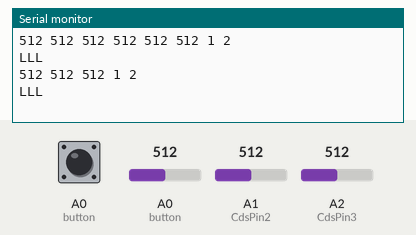
Bench run of a sketch on a simulated Arduino Uno, built with avr-gcc and run on an emulated ATmega328P. Shown: the last lines printed to the serial monitor. The test bench sets the inputs (shaded band); at power-on: A0 (button) = 512, A1 (CdsPin2) = 512, A2 (CdsPin3) = 512, A0 (button) HIGH.

Above: at 1.9 s.
2.0 s: A0 (button) set to 475
At 3.3 s:
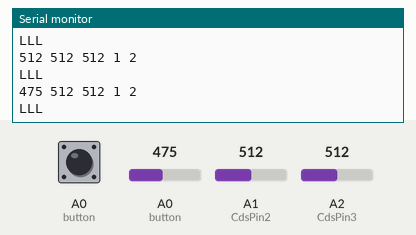
3.5 s: A0 (button) set to 450
At 4.5 s:
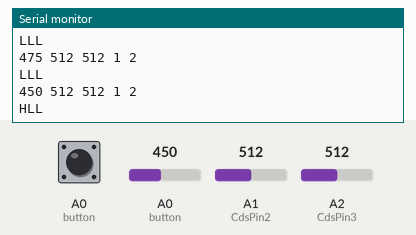
6.2 s: A1 (CdsPin2) set to 479
At 7.5 s:
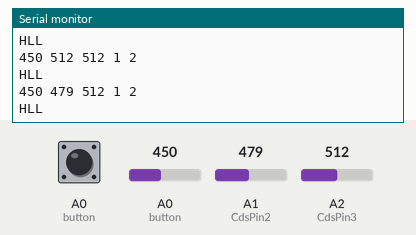
7.7 s: A1 (CdsPin2) set to 455
At 8.6 s:
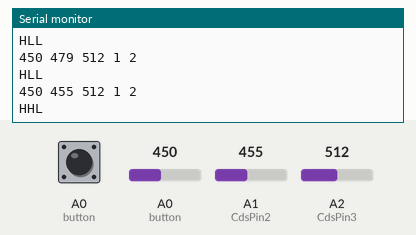
10.2 s: A2 (CdsPin3) set to 479
At 11.5 s:
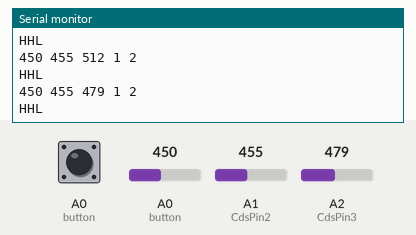
11.7 s: A2 (CdsPin3) set to 449
At 12.5 s:
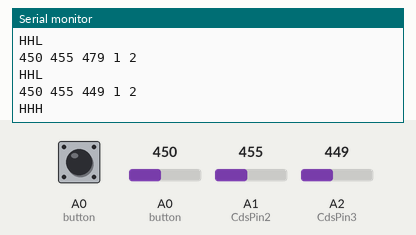
Timing chart, 0 to 14.7 s (numbered marks = the images above; inputs shaded):
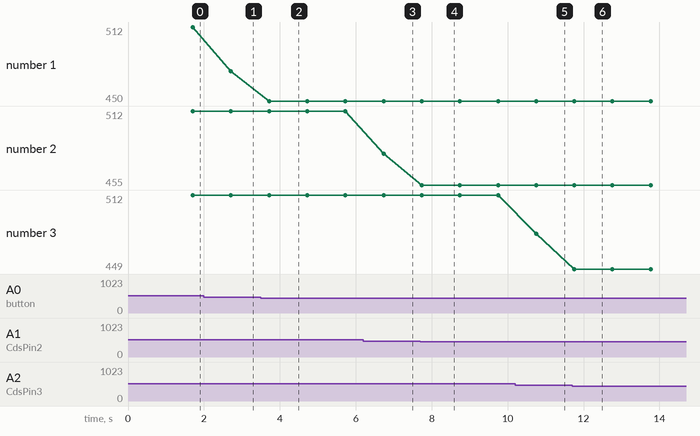

Measured:
- the behaviour switches between 462 and 461 on A0 (button) (found by bisection; images 1 and 2)
- the behaviour switches between 462 and 461 on A1 (CdsPin2) (found by bisection; images 3 and 4)
- the behaviour switches between 462 and 461 on A2 (CdsPin3) (found by bisection; images 5 and 6)
- after the input at 2.0 s, the serial monitor: prints a new line after 0.71 s (image 1)
- after the input at 3.5 s, the serial monitor: prints a new line after 0.22 s (image 2)
- after the input at 6.2 s, the serial monitor: prints a new line after 0.53 s (image 3)
- after the input at 7.7 s, the serial monitor: prints a new line at once (image 4)
- after the input at 10.2 s, the serial monitor: prints a new line after 0.55 s (image 5)
- after the input at 11.7 s, the serial monitor: prints a new line after 0.06 s (image 6)

The sketch:

InstrumentShieldUnoVersion.ino
```cpp
#include <SoftwareSerial.h>

SoftwareSerial mySerial(2, 3); //SW시리얼핀 정의 D3이 MIDI신호 전송용,  D2는 미사용

byte note = 10; //The MIDI연주될 note(음계)
byte resetMIDI = 4; // VS1053 Reset용 핀
byte ledPin = 13; //MIDI 트래픽 표시용 LED

const int button = 14;
boolean buttonState = false;
int  instrument = 1;


const int CdsPin1 = A0;
const int CdsPin2 = A1;
const int CdsPin3 = A2;

int br1;  // 버튼1 상태 확인용 입력값 임시저장용
int br2;  // 이하, 위와 유사
int br3;


int br1_B;  // 버튼1 상태 확인용 입력값 임시저장용
int br2_B;  // 이하, 위와 유사
int br3_B;


int bn1 = 60; //버튼1의  note(음계)  가령 "도"  0~127까지 지정가능 (정확한 음계 설정은 MIDI관련정보참고)
int bn2 = 62; //버튼2의  note(음계)  가령 "레"
int bn3 = 64; //버튼3의  note(음계)  가령 "미"


void setup() {
  Serial.begin(57600);

  //Setup soft serial for MIDI control
  mySerial.begin(31250);

  //Reset the VS1053
  pinMode(resetMIDI, OUTPUT);
  digitalWrite(resetMIDI, LOW);
  delay(100);
  digitalWrite(resetMIDI, HIGH);
  delay(100);
  talkMIDI(0xB0, 0x07, 120);

  pinMode(button, INPUT_PULLUP);

  br1 = analogRead(CdsPin1);
  br2 = analogRead(CdsPin2);
  br3 = analogRead(CdsPin3);

  br1_B = br1;
  br2_B = br2;
  br3_B = br3;
  delay(500);


  Serial.print(br1_B);
  Serial.print(" ");
  Serial.print(br2_B);
  Serial.print(" ");
  Serial.print(br3_B);
  Serial.print(" ");
}


void loop() {
  if (buttonState == false) {
    instrument ++;
  }
  if (instrument > 127) {
    instrument = 0;
  }

  talkMIDI(0xC0, instrument, 0);

  br1 = analogRead(CdsPin1);
  br2 = analogRead(CdsPin2);
  br3 = analogRead(CdsPin3);

  buttonState = digitalRead(button);

  Serial.print(br1);
  Serial.print(" ");
  Serial.print(br2);
  Serial.print(" ");
  Serial.print(br3);
  Serial.print(" ");
  Serial.print(buttonState);
  Serial.print(" ");
  Serial.println(instrument);

   if( br1 < br1_B - 50 ){
     noteOn(0, bn1, 50);
     Serial.print("H");
   }else{
     noteOff(0, bn1, 0);
     Serial.print("L");
   }
   if( br2 < br2_B - 50 ){
     noteOn(0, bn2, 50);
     Serial.print("H");
   }else{
     noteOff(0, bn2, 0);
     Serial.print("L");
   }
   if( br3 < br3_B - 50 ){
     noteOn(0, bn3, 50);
     Serial.println("H");
   }else{
     noteOff(0, bn3, 0);
     Serial.println("L");
   }
  delay(1000);
}

//Send a MIDI note-on message.  Like pressing a piano key
//channel ranges from 0-15
void noteOn(byte channel, byte note, byte attack_velocity) {
  talkMIDI( (0x90 | channel), note, attack_velocity);
}

//Send a MIDI note-off message.  Like releasing a piano key
void noteOff(byte channel, byte note, byte release_velocity) {
  talkMIDI( (0x80 | channel), note, release_velocity);
}

//Plays a MIDI note. Doesn't check to see that cmd is greater than 127, or that data values are less than 127
void talkMIDI(byte cmd, byte data1, byte data2) {
  digitalWrite(ledPin, HIGH);
  mySerial.write(cmd);
  mySerial.write(data1);

  //Some commands only have one data byte. All cmds less than 0xBn have 2 data bytes
  //(sort of: http://253.ccarh.org/handout/midiprotocol/)
  if( (cmd & 0xF0) <= 0xB0)
    mySerial.write(data2);

  digitalWrite(ledPin, LOW);
}
```
